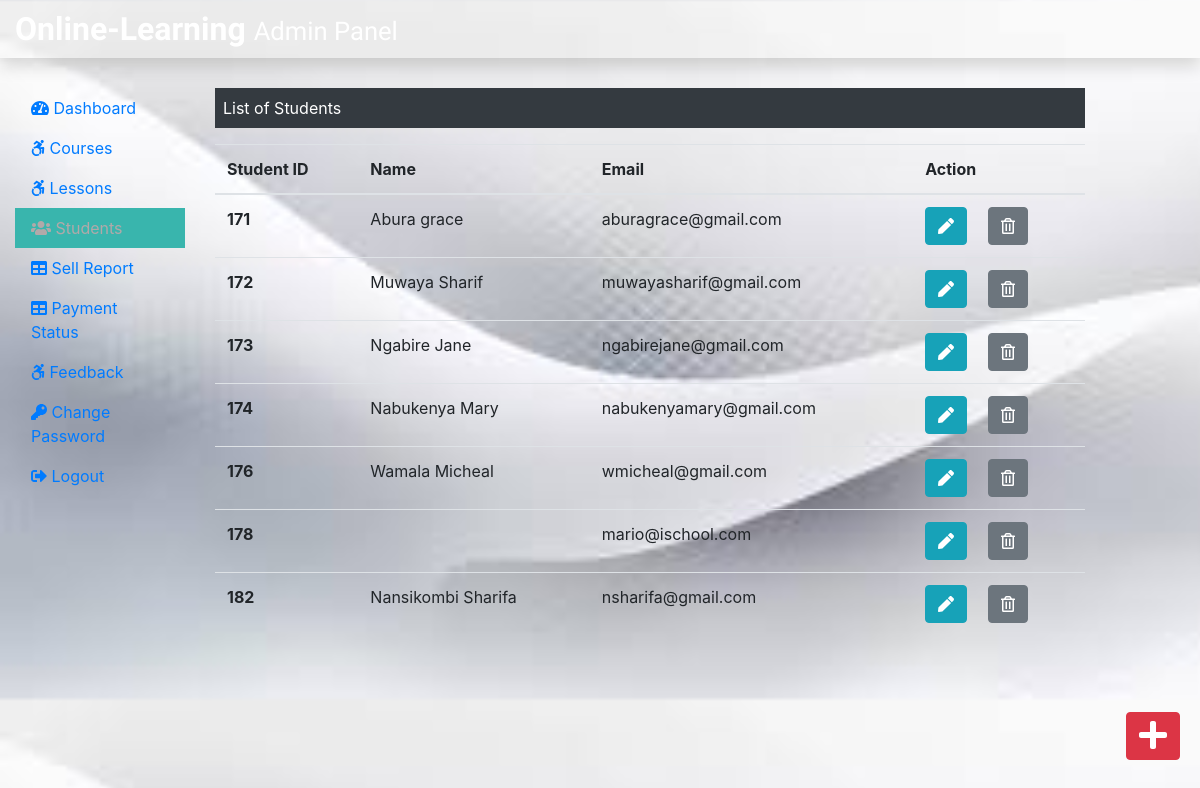
Screenshot of /ELearning/Admin/students.php (signed in) with the database file from the repository.
### tables this page shows
CREATE TABLE `student` (
  `stu_id` int(11) NOT NULL,
  `stu_name` varchar(255) NOT NULL,
  `stu_email` varchar(255) NOT NULL,
  `stu_pass` varchar(255) NOT NULL,
  `stu_occ` varchar(255) NOT NULL,
  `stu_img` text NOT NULL
);

### ELearning/Admin/students.php (the view, shortened to what this page needs)
<?php
include('./adminInclude/header.php');
include('../dbConnection.php');
?>
  <div class="col-sm-9 mt-5">
    <p class=" bg-dark text-white p-2">List of Students</p>
    <?php
      $sql = "SELECT * FROM student";
      $result = $conn->query($sql);
      if($result->num_rows > 0){
       echo '<table class="table">
       <thead>
        <tr>
         <th scope="col">Student ID</th>
         <th scope="col">Name</th>
         <th scope="col">Email</th>
         <th scope="col">Action</th>
        </tr>
       </thead>
       <tbody>';
        while($row = $result->fetch_assoc()){
          echo '<tr>';
          echo '<th scope="row">'.$row["stu_id"].'</th>';
          echo '<td>'. $row["stu_name"].'</td>';
          echo '<td>'.$row["stu_email"].'</td>';
          echo '<td><form action="editstudent.php" method="POST" class="d-inline"> <input type="hidden" name="id" value='. $row["stu_id"] .'><button type="submit" class="btn btn-info mr-3" name="view" value="View"><i class="fas fa-pen"></i></button></form>
          <form action="" method="POST" class="d-inline"><input type="hidden" name="id" value='. $row["stu_id"] .'><button type="submit" class="btn btn-secondary" name="delete" value="Delete"><i class="far fa-trash-alt"></i></button></form></td>
         </tr>';
        }
        echo '</tbody>
        </table>';
      } else {
        echo "0 Result";
      }
     ?>
  </div>
 </div>
 <div><a class="btn btn-danger box" href="addnewstudent.php"><i class="fas fa-plus fa-2x"></i></a></div>
</div>
<?php
include('./adminInclude/footer.php');
?>

### ELearning/css/adminstyle.css (style rules this page uses)
.box { position: fixed; bottom: 10px; right: 20px; margin-bottom: 30px; }

### rows the page displays
student: stu_id "171", stu_name "Abura grace", stu_email "aburagrace@gmail.com"
student: stu_id "172", stu_name "Muwaya Sharif", stu_email "muwayasharif@gmail.com"
student: stu_id "173", stu_name "Ngabire Jane", stu_email "ngabirejane@gmail.com"
student: stu_id "174", stu_name "Nabukenya Mary", stu_email "nabukenyamary@gmail.com"
student: stu_id "176", stu_name "Wamala Micheal", stu_email "wmicheal@gmail.com"
student: stu_id "178", stu_email "mario@ischool.com"
student: stu_id "182", stu_name "Nansikombi Sharifa", stu_email "nsharifa@gmail.com"
